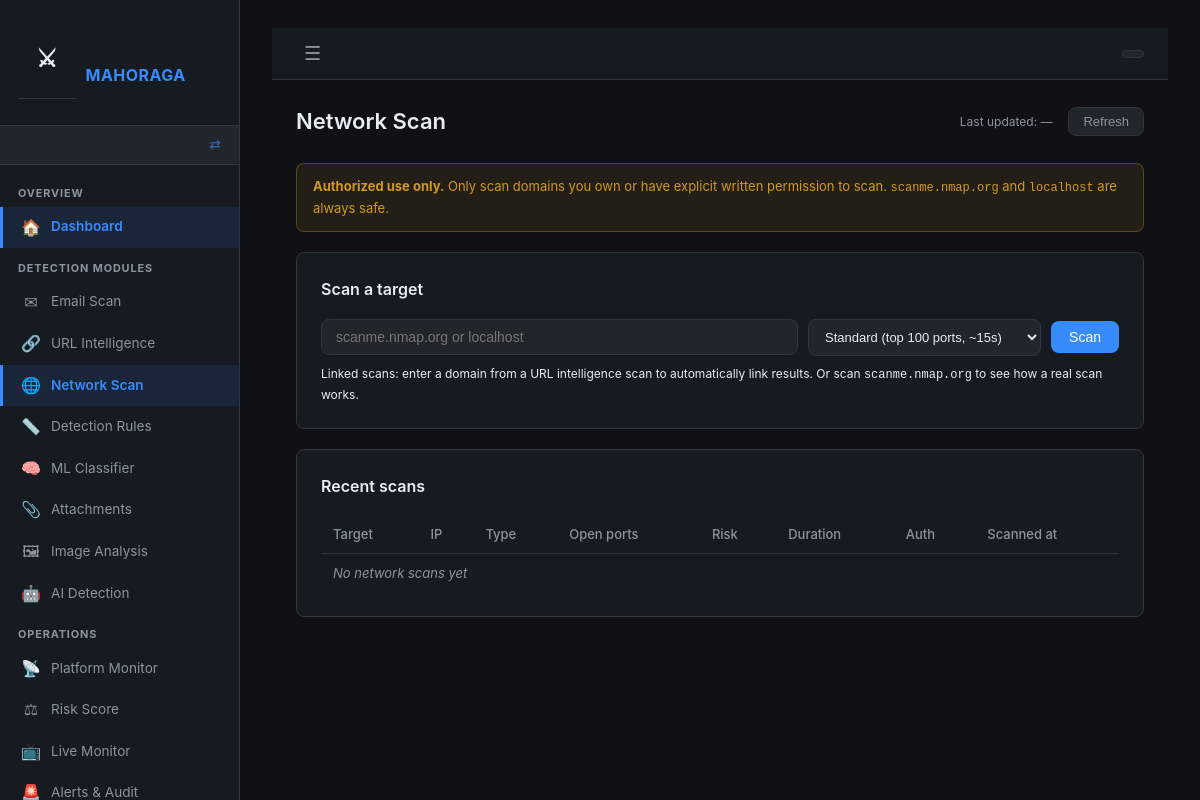
/network/scan, run on an earlier commit of the app's database.
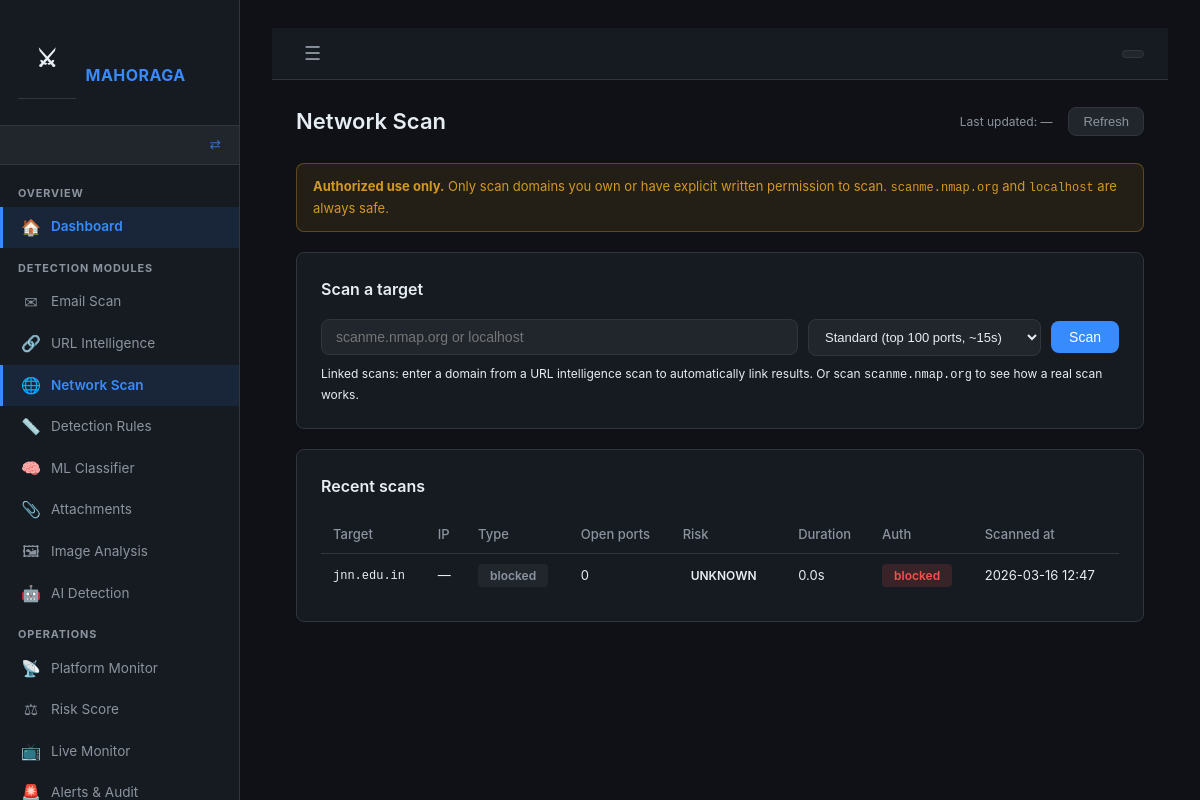
And on a later commit of the database.
### backend/app/models.py (models this page shows)
class NetworkScan(db.Model):
    __tablename__ = "network_scans"
    id               = db.Column(db.Integer, primary_key=True)
    url_scan_id      = db.Column(db.Integer, db.ForeignKey("url_scans.id"),   nullable=True)
    email_scan_id    = db.Column(db.Integer, db.ForeignKey("email_scans.id"), nullable=True)
    target           = db.Column(db.String(255))   # domain or IP that was scanned
    ip_resolved      = db.Column(db.String(60))    # IP the domain resolved to
    scan_type        = db.Column(db.String(50))    # quick / top100 / top1000 / full
    nmap_version     = db.Column(db.String(50))
    os_guess         = db.Column(db.String(255))   # OS fingerprint if available
    total_open_ports = db.Column(db.Integer, default=0)
    risk_level       = db.Column(db.String(20))    # LOW / MEDIUM / HIGH / CRITICAL
    risk_flags       = db.Column(db.Text)          # JSON list of flag strings
    raw_nmap_output  = db.Column(db.Text)          # truncated nmap result dict
    scan_duration_s  = db.Column(db.Float)
    authorized       = db.Column(db.Boolean, default=False)
    scanned_at       = db.Column(db.DateTime, default=datetime.utcnow)
    ports = db.relationship(
        "PortResult",
        backref="scan",
        lazy=True,
        cascade="all, delete-orphan"
    )

### backend/app/routes/network_scan.py (the view)
@network_scan_bp.route("/network/scan", methods=["GET"])
def network_scan_page():
    recent = (
        NetworkScan.query
        .order_by(NetworkScan.scanned_at.desc())
        .limit(15)
        .all()
    )
    return render_template("network_scan.html", recent_scans=recent)

### backend/app/routes/dashboard.py (called while the page is built, shortened)
def get_current_role() -> str:
    return session.get("role", "")

def get_sidebar_config():
    role = get_current_role()
    cfg  = ROLES.get(role, {})
    all_items = _all_sidebar_items()
    if cfg.get("allowed_prefixes") is None:
        return all_items   # admin sees everything

### frontend/templates/network_scan.html (shortened to what this page needs)
{% extends "base.html" %}
{% block content %}
<div class="page-header">
  <h1>Network Scan</h1>
  <span class="last-updated">Last updated: <span id="update-time">—</span></span>
  <button class="btn-refresh" onclick="refreshHistory()">Refresh</button>
</div>
<div class="ethics-banner">
  <strong>Authorized use only.</strong>
  Only scan domains you own or have explicit written permission to scan.
  <code>scanme.nmap.org</code> and <code>localhost</code> are always safe.
</div>
<div class="card">
  <h2>Scan a target</h2>
  <div class="scan-form-row">
    <input type="text" id="target-input"
           placeholder="scanme.nmap.org or localhost"
           onkeydown="if(event.key==='Enter') initiateScan()">
    <select id="scan-type-select">
      <option value="top100" selected>Standard (top 100 ports, ~15s)</option>
    </select>
    <button class="btn-primary" onclick="initiateScan()">Scan</button>
  </div>
  <p class="hint">
    Linked scans: enter a domain from a URL intelligence scan to
    automatically link results. Or scan <code>scanme.nmap.org</code>
    to see how a real scan works.
  </p>
</div>
<div class="card">
  <h2>Recent scans</h2>
  <table class="data-table">
    <thead>
      <tr>
        <th>Target</th><th>IP</th><th>Type</th>
        <th>Open ports</th><th>Risk</th><th>Duration</th>
        <th>Auth</th><th>Scanned at</th>
      </tr>
    </thead>
    <tbody id="history-table-body">
      {% for s in recent_scans %}
      <tr>
        <td><code>{{ s.target }}</code></td>
        <td>{{ s.ip_resolved or '—' }}</td>
        <td><span class="auth-pill auth-none">{{ s.scan_type }}</span></td>
        <td>{{ s.total_open_ports }}</td>
        <td>
          <span class="label-badge label-{{
            'safe' if s.risk_level == 'LOW' else
            'suspicious' if s.risk_level in ('MEDIUM','HIGH') else
            'malicious' if s.risk_level == 'CRITICAL' else 'unknown'
          }}">{{ s.risk_level }}</span>
        </td>
        <td>{{ '%.1f'|format(s.scan_duration_s or 0) }}s</td>
        <td>
          {% if s.authorized %}
            <span class="auth-pill auth-pass">yes</span>
          {% else %}
            <span class="auth-pill auth-fail">blocked</span>
          {% endif %}
        </td>
        <td>{{ s.scanned_at.strftime('%Y-%m-%d %H:%M') if s.scanned_at else '—' }}</td>
      </tr>
      {% else %}
      <tr><td colspan="8" class="empty-state">No network scans yet</td></tr>
      {% endfor %}
    </tbody>
  </table>
</div>
{% endblock %}

### frontend/templates/base.html (shortened to what this page needs)
<!DOCTYPE html>
<html lang="en">
<head>
  <link rel="stylesheet" href="/static/css/main.css">
</head>
<body>
<aside class="sidebar" id="sidebar">
  <div class="sidebar-brand">
    <span class="sidebar-logo">⚔</span>
    <span class="sidebar-title">MAHORAGA</span>
  </div>
  <div class="sidebar-role-badge">
    <a href="/role/clear" class="sidebar-role-switch" title="Switch role">⇄</a>
  </div>
  <nav class="sidebar-nav">
    {% for section in sidebar %}
    <div class="sidebar-section-label">{{ section.section }}</div>
    {% for item in section['items'] %}
    <a href="{{ item.url }}"
       class="sidebar-link {% if request.path == item.url or request.path.startswith(item.url.rstrip('/') + '/') %}active{% endif %}">
      <span class="sidebar-link-icon">{{ item.icon }}</span>
      <span class="sidebar-link-label">{{ item.label }}</span>
    </a>
    {% endfor %}
    {% endfor %}
  </nav>
</aside>
<main class="main-content" id="mainContent">
  <header class="topbar">
    <button class="topbar-toggle" id="sidebarToggle" onclick="toggleSidebar()">☰</button>
    <div class="topbar-right">
      <span class="topbar-role">
      </span>
    </div>
  </header>
  <div class="content-area">
    {% block content %}{% endblock %}
  </div>
</main>
</body>
</html>

What changed in the data, as far as the page shows it:
added NetworkScan: target "jnn.edu.in", ip_resolved "—", scan_type "blocked", total_open_ports "0", risk_level "UNKNOWN", scan_duration_s "0.0", authorized "blocked", scanned_at "2026-03-16 12:47"
Also different on the page:
text no longer shown: "No network scans yet"
